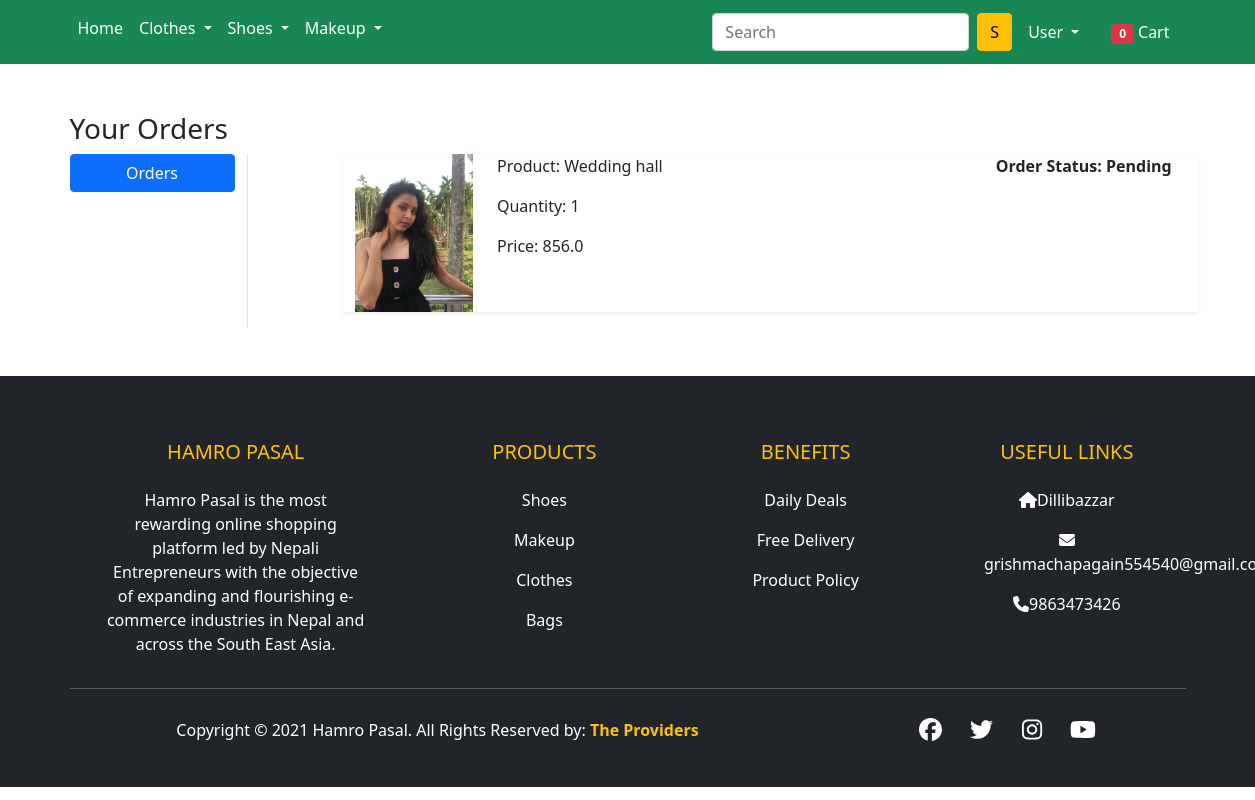
Before: /orders/ (signed in) with the older database file.
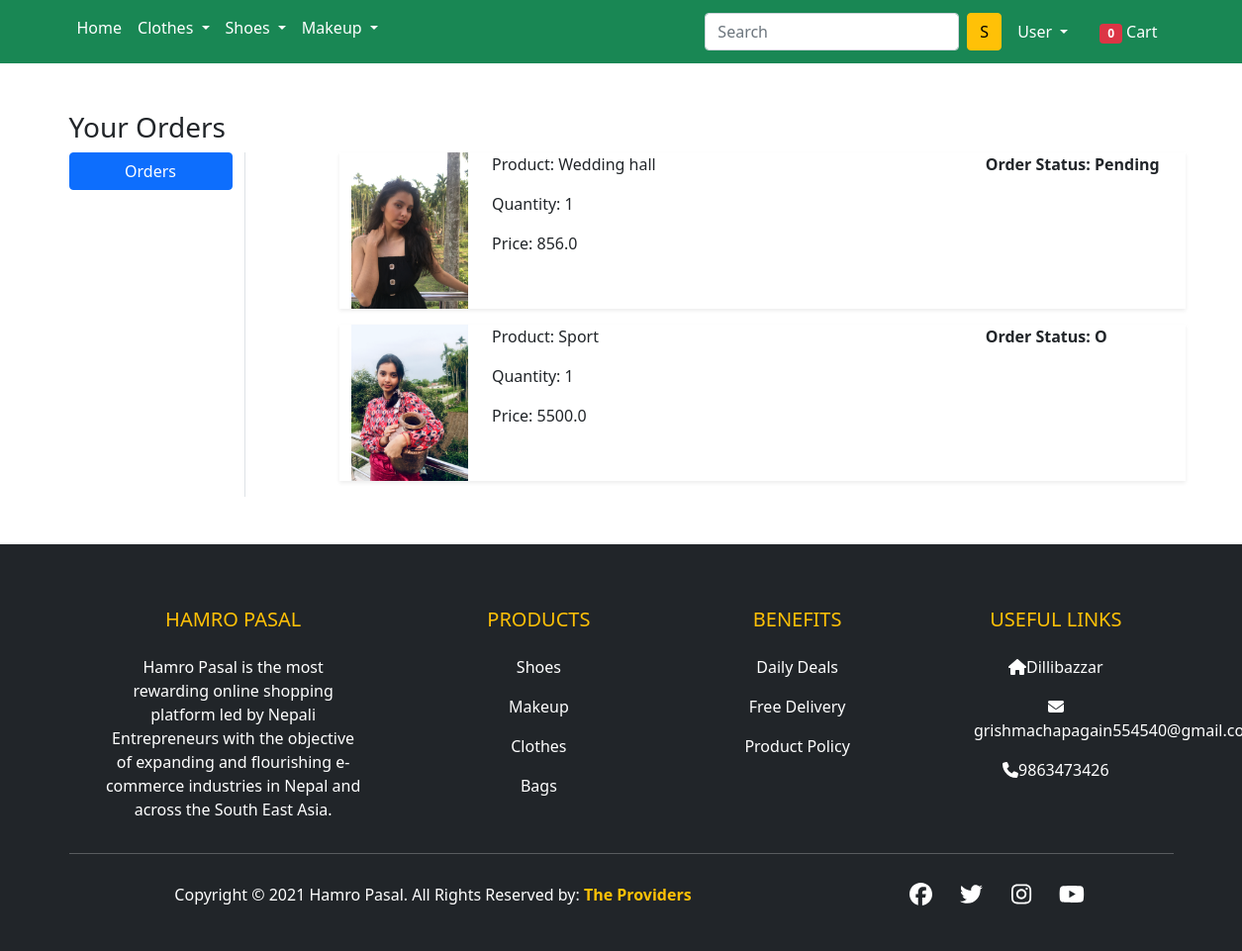
After: the same page with the newer database file.
### products/models.py (models this page shows, shortened)
class OrderPlaced(models.Model):
    user = models.ForeignKey(User, on_delete=models.CASCADE)
    customer = models.ForeignKey(Customer, on_delete=models.CASCADE)
    product = models.ForeignKey(Product, on_delete=models.CASCADE)
    quantity = models.PositiveIntegerField(default=1)
    ordered_date = models.DateTimeField(auto_now_add=True)
    status = models.CharField(
        max_length=50, choices=STATUS_CHOICES, default='Pending')
    @property
    def total_cost(self):
        return self.quantity * self.product.Selling_Price

class Product(models.Model):
    title = models.CharField(max_length=100)
    Price = models.FloatField()
    Selling_Price= models.FloatField()
    Description = models.TextField()
    Manufacturer = models.CharField(max_length=100)
    category = models.CharField(choices=PASAL_CHOICES, max_length=2)
    Image = models.ImageField(upload_to='productimg')

### products/views.py (the view)
# urls.py: path('orders/', views.orders, name='orders'),
@login_required
def orders(request):
    totalitem = 0
    if request.user.is_authenticated:
        totalitem = len(Cart.objects.filter(user=request.user))
    op = OrderPlaced.objects.filter(user=request.user)
    return render(request, 'pr/orders.html', {'order_placed': op, 'totalitem': totalitem})

### products/templates/pr/orders.html (shortened to what this page needs)
{% extends 'pr/base.html' %} {% load static %}
{% block main-content %}
<div class="container my-5">
  <div class="row">
    <h3>Your Orders</h3>
    <div class="col-sm-2 border-end">
      <ul class="list-unstyled">
        <li class="d-grid">
          <a href="{% url 'orders' %}" class="btn btn-primary">Orders</a>
        </li>
      </ul>
    </div>
    <div class="col-sm-9 offset-sm-1">
      {% for op in order_placed %}
      <div class="row shadow-sm mb-3">
        <div class="col-sm-2">
          <img
            src="{{op.product.Image.url}}"
            alt=""
            class="img-fluid"
            height="150"
            width="150"
          />
        </div>
        <div class="col-sm-7">
          <p>Product: {{op.product.title}}</p>
          <p>Quantity: {{op.quantity}}</p>
          <p>Price: {{op.total_cost}}</p>
        </div>
        <div class="col-sm-3 fw-bold">
          <p>Order Status: {{op.status}}</p>
        </div>
      </div>
      {% endfor %}
    </div>
  </div>
</div>
{% endblock main-content %}

### products/templates/pr/base.html (shortened to what this page needs)
<!doctype html>
{% load static %}
<html lang="en">
<head>
    <link href="https://cdn.jsdelivr.net/npm/bootstrap@5.0.0-beta1/dist/css/bootstrap.min.css" rel="stylesheet"
>
</head>
<body>
<nav class="navbar navbar-expand-lg navbar-dark bg-success">
    <div class="container">
        <div class="collapse navbar-collapse" id="navContent">
            <ul class="navbar-nav me-auto mb-2 mb-lg-2">
                <li class="nav-item">
                    <a class="nav-link active" aria-current="page" href="/">Home</a>
                </li>
            <li class="nav-item dropdown">
                    <a class="nav-link dropdown-toggle text-white" href="#" id="fashionDropdown" role="button"
                       data-bs-toggle="dropdown" aria-expanded="false">
                        Clothes
                    </a>
                </li>
                 <li class="nav-item dropdown">
                    <a class="nav-link dropdown-toggle text-white" href="#" id="ShoeDropdown" role="button"
                       data-bs-toggle="dropdown" aria-expanded="false">
                        Shoes
                    </a>
                </li>
                <li class="nav-item dropdown">
                    <a class="nav-link dropdown-toggle text-white" href="#" id="BeautyDropdown" role="button"
                       data-bs-toggle="dropdown" aria-expanded="false">
                        Makeup
                    </a>
                </li>
            </ul>
            <form class="d-flex" action="{% url 'search' %}" method="get" >
           <input class="form-control me-2" type="search" placeholder="Search" aria-label="Search"  name="keyword" required>
           <button class="btn btn-warning" type="submit">S</button>
         </form>
             <div>
          <ul class="navbar-nav me-auto mb-2 mb-lg-0">
          {% if request.user.is_authenticated %}
           <li class="nav-item dropdown mx-2">
              <a class="nav-link dropdown-toggle text-white " href="#" id="profileDropdown" role="button" data-bs-toggle="dropdown" aria-expanded="false">
              {{request.user.username|capfirst}}
              </a>
            </li>
                    <li class="nav-item mx-2">
                        <a href="{% url 'showcart' %}" class="nav-link text-white"><span class="badge bg-danger">{{totalitem}}</span>
                            Cart </a>
                    </li>
            {% endif %}
          </ul>
         </div>
       </div>
     </div>
    </nav>
    {% block main-content %} {% endblock main-content %}
<footer class="bg-dark text-white pt-5 pb-4">
    <div class="container text-center text-md-left">
        <div class="row text-center text-md-left">
            <div class="col-md-3 col-lg-3 col-xl-3 mx-auto mt-3">
                <h5 class="text-uppercase mb-4 font-weight-bold text-warning"> Hamro Pasal </h5>
                <p> Hamro Pasal is the most rewarding online shopping platform led by Nepali Entrepreneurs with the objective of expanding and flourishing e-commerce industries in Nepal and across the South East Asia. </p>
            </div>
            <div class="col-md-2 col-lg-2 col-xl-2 mx-auto mt-3">
                <h5 class="text-uppercase mb-4 font-weight-bold text-warning"> Products </h5>
            <p>
                <a href="#" class="text-white" style="text-decoration: none;"> Shoes </a>
            </p>
            <p>
                <a href="#" class="text-white" style="text-decoration: none;"> Makeup </a>
            </p>
            <p>
                <a href="#" class="text-white" style="text-decoration: none;"> Clothes </a>
            </p>
            <p>
                <a href="#" class="text-white" style="text-decoration: none;"> Bags </a>
            </p>
            </div>
            <div class="col-md-3 col-lg-2 col-xl-2 mx-auto mt-3">
                <h5 class="text-uppercase mb-4 font-weight-bold text-warning">Benefits </h5>
            <p>
                <a href="#" class="text-white" style="text-decoration: none;"> Daily Deals </a>
            </p>
            <p>
                <a href="#" class="text-white" style="text-decoration: none;"> Free Delivery </a>
            </p>
            <p>
                <a href="#" class="text-white" style="text-decoration: none;"> Product Policy </a>
            </p>
            </div>
            <div class="col-md-3 col-lg-2 col-xl-2 mx-auto mt-3">
                <h5 class="text-uppercase mb-4 font-weight-bold text-warning">Useful Links </h5>
            <p>
                <i class="fas fa-home mr-3"></i>Dillibazzar
            </p>
            <p>
                <i class="fas fa-envelope mr-3"></i>grishmachapagain554540@gmail.com
            </p>
            <p>
                <i class="fas fa-phone mr-3"></i>9863473426
            </p>
            </div>
        </div>
        <hr class="mb-4">
        <div class="row align-items-center">
            <div class="col-md-7 col-lg-8">
                <p> Copyright © 2021 Hamro Pasal. All Rights Reserved by:
                    <a href="#" style="text-decoration: none;">
                        <strong class="text-warning"> The Providers</strong>
                        </a></p>
            </div>
            <div class="col-md-5 col-lg-4">
                <div class="text-center text-md-right">
                    <ul class="list-unstyled list-inline">
                        <li class="list-inline-item">
                            <a href="https://www.facebook.com/" class="btn-floating btn-sm text-white" style="font-size: 23px;"><i class="fab fa-facebook"></i></a>
                        </li>
                        <li class="list-inline-item">
                            <a href="https://twitter.com/" class="btn-floating btn-sm text-white" style="font-size: 23px;"><i class="fab fa-twitter"></i></a>
                        </li>
                        <li class="list-inline-item">
                            <a href="https://www.instagram.com" class="btn-floating btn-sm text-white" style="font-size: 23px;"><i class="fab fa-instagram"></i></a>
                        </li>
                        <li class="list-inline-item">
                            <a href="https://www.youtube.com" class="btn-floating btn-sm text-white" style="font-size: 23px;"><i class="fab fa-youtube"></i></a>
                        </li>
            </div>
        </div>
    </div>
</body>
</html>

Changed rows visible on the page:
now on this page (row edited): OrderPlaced: product.Image (picture), product "Sport", quantity "1", total_cost "5500.0", status "O"
